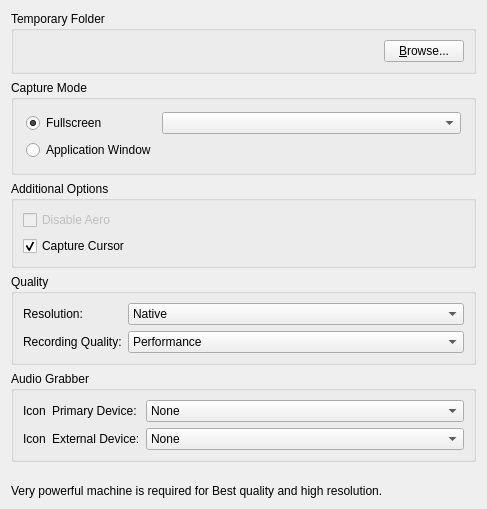
<?xml version="1.0" encoding="UTF-8"?>
<ui version="4.0">
 <class>RecordingSettings</class>
 <widget class="QWidget" name="RecordingSettings">
  <property name="geometry">
   <rect>
    <x>0</x>
    <y>0</y>
    <width>487</width>
    <height>509</height>
   </rect>
  </property>
  <property name="windowTitle">
   <string>Video Recording</string>
  </property>
  <layout class="QVBoxLayout" name="verticalLayout">
   <item>
    <widget class="QGroupBox" name="recordingFolderGroupBox">
     <property name="sizePolicy">
      <sizepolicy hsizetype="Preferred" vsizetype="Fixed">
       <horstretch>0</horstretch>
       <verstretch>0</verstretch>
      </sizepolicy>
     </property>
     <property name="title">
      <string>Temporary Folder</string>
     </property>
     <layout class="QHBoxLayout" name="horizontalLayout_6">
      <item>
       <widget class="QLabel" name="recordingFolderLabel">
        <property name="text">
         <string/>
        </property>
       </widget>
      </item>
      <item>
       <widget class="QPushButton" name="browseRecordingFolderButton">
        <property name="sizePolicy">
         <sizepolicy hsizetype="Fixed" vsizetype="Fixed">
          <horstretch>0</horstretch>
          <verstretch>0</verstretch>
         </sizepolicy>
        </property>
        <property name="text">
         <string>&amp;Browse...</string>
        </property>
       </widget>
      </item>
     </layout>
    </widget>
   </item>
   <item>
    <widget class="QGroupBox" name="captureModeGroupBox">
     <property name="title">
      <string>Capture Mode</string>
     </property>
     <layout class="QGridLayout" name="gridLayout" columnstretch="0,1">
      <property name="margin">
       <number>12</number>
      </property>
      <item row="0" column="0">
       <widget class="QRadioButton" name="fullscreenButton">
        <property name="toolTip">
         <string comment="Grabs video from entire screen"/>
        </property>
        <property name="statusTip">
         <string/>
        </property>
        <property name="text">
         <string>Fullscreen</string>
        </property>
        <property name="checked">
         <bool>true</bool>
        </property>
       </widget>
      </item>
      <item row="1" column="0">
       <widget class="QRadioButton" name="windowButton">
        <property name="toolTip">
         <string comment="Grabs Eve window"/>
        </property>
        <property name="text">
         <string>Application Window</string>
        </property>
       </widget>
      </item>
      <item row="0" column="1">
       <widget class="QComboBox" name="screenComboBox">
        <property name="toolTip">
         <string comment="Use this to change grabbed screen"/>
        </property>
        <property name="statusTip">
         <string/>
        </property>
       </widget>
      </item>
     </layout>
    </widget>
   </item>
   <item>
    <widget class="QGroupBox" name="additionalGroupBox">
     <property name="title">
      <string>Additional Options</string>
     </property>
     <layout class="QVBoxLayout" name="verticalLayout_3">
      <item>
       <widget class="QCheckBox" name="disableAeroCheckBox">
        <property name="enabled">
         <bool>false</bool>
        </property>
        <property name="text">
         <string>Disable Aero</string>
        </property>
       </widget>
      </item>
      <item>
       <widget class="QCheckBox" name="captureCursorCheckBox">
        <property name="text">
         <string>Capture Cursor</string>
        </property>
        <property name="checked">
         <bool>true</bool>
        </property>
       </widget>
      </item>
     </layout>
    </widget>
   </item>
   <item>
    <widget class="QGroupBox" name="qualityGroupBox">
     <property name="title">
      <string>Quality</string>
     </property>
     <layout class="QFormLayout" name="formLayout_2">
      <property name="fieldGrowthPolicy">
       <enum>QFormLayout::AllNonFixedFieldsGrow</enum>
      </property>
      <item row="0" column="0">
       <widget class="QLabel" name="resoulitionLabel">
        <property name="text">
         <string>Resolution:</string>
        </property>
        <property name="alignment">
         <set>Qt::AlignLeading|Qt::AlignLeft|Qt::AlignVCenter</set>
        </property>
       </widget>
      </item>
      <item row="0" column="1">
       <widget class="QComboBox" name="resolutionComboBox">
        <property name="sizePolicy">
         <sizepolicy hsizetype="Preferred" vsizetype="Fixed">
          <horstretch>0</horstretch>
          <verstretch>0</verstretch>
         </sizepolicy>
        </property>
        <property name="toolTip">
         <string comment="Use this to change output video resolution"/>
        </property>
        <property name="currentIndex">
         <number>0</number>
        </property>
        <item>
         <property name="text">
          <string>Native</string>
         </property>
        </item>
        <item>
         <property name="text">
          <string>Quarter Native</string>
         </property>
        </item>
        <item>
         <property name="text">
          <string>1920x1080</string>
         </property>
        </item>
        <item>
         <property name="text">
          <string>1280x720</string>
         </property>
        </item>
        <item>
         <property name="text">
          <string>640x480</string>
         </property>
        </item>
        <item>
         <property name="text">
          <string>320x240</string>
         </property>
        </item>
       </widget>
      </item>
      <item row="1" column="0">
       <widget class="QLabel" name="qualityLabel">
        <property name="text">
         <string>Recording Quality:</string>
        </property>
        <property name="alignment">
         <set>Qt::AlignLeading|Qt::AlignLeft|Qt::AlignVCenter</set>
        </property>
       </widget>
      </item>
      <item row="1" column="1">
       <widget class="QComboBox" name="qualityComboBox">
        <property name="sizePolicy">
         <sizepolicy hsizetype="Preferred" vsizetype="Fixed">
          <horstretch>0</horstretch>
          <verstretch>0</verstretch>
         </sizepolicy>
        </property>
        <property name="toolTip">
         <string comment="Use this to set encoder quality"/>
        </property>
        <property name="currentIndex">
         <number>2</number>
        </property>
        <item>
         <property name="text">
          <string>Best</string>
         </property>
        </item>
        <item>
         <property name="text">
          <string>Average</string>
         </property>
        </item>
        <item>
         <property name="text">
          <string>Performance</string>
         </property>
        </item>
       </widget>
      </item>
     </layout>
    </widget>
   </item>
   <item>
    <widget class="QGroupBox" name="audioGroupBox">
     <property name="title">
      <string>Audio Grabber</string>
     </property>
     <layout class="QGridLayout" name="gridLayout_2" columnstretch="0,0,1">
      <item row="0" column="0">
       <widget class="QLabel" name="primaryDeviceIconLabel">
        <property name="sizePolicy">
         <sizepolicy hsizetype="Maximum" vsizetype="Maximum">
          <horstretch>0</horstretch>
          <verstretch>0</verstretch>
         </sizepolicy>
        </property>
        <property name="text">
         <string>Icon</string>
        </property>
       </widget>
      </item>
      <item row="0" column="1">
       <widget class="QLabel" name="primaryDeviceTextLabel">
        <property name="sizePolicy">
         <sizepolicy hsizetype="Minimum" vsizetype="Preferred">
          <horstretch>0</horstretch>
          <verstretch>0</verstretch>
         </sizepolicy>
        </property>
        <property name="minimumSize">
         <size>
          <width>0</width>
          <height>0</height>
         </size>
        </property>
        <property name="text">
         <string>Primary Device:</string>
        </property>
       </widget>
      </item>
      <item row="0" column="2">
       <widget class="QComboBox" name="primaryAudioDeviceComboBox">
        <property name="sizePolicy">
         <sizepolicy hsizetype="Preferred" vsizetype="Fixed">
          <horstretch>0</horstretch>
          <verstretch>0</verstretch>
         </sizepolicy>
        </property>
        <property name="toolTip">
         <string comment="Use this to select audio device"/>
        </property>
        <item>
         <property name="text">
          <string>None</string>
         </property>
        </item>
       </widget>
      </item>
      <item row="1" column="0">
       <widget class="QLabel" name="secondaryDeviceIconLabel">
        <property name="sizePolicy">
         <sizepolicy hsizetype="Maximum" vsizetype="Maximum">
          <horstretch>0</horstretch>
          <verstretch>0</verstretch>
         </sizepolicy>
        </property>
        <property name="text">
         <string>Icon</string>
        </property>
       </widget>
      </item>
      <item row="1" column="1">
       <widget class="QLabel" name="secondaryDeviceTextLabel">
        <property name="sizePolicy">
         <sizepolicy hsizetype="Minimum" vsizetype="Preferred">
          <horstretch>0</horstretch>
          <verstretch>0</verstretch>
         </sizepolicy>
        </property>
        <property name="minimumSize">
         <size>
          <width>0</width>
          <height>0</height>
         </size>
        </property>
        <property name="text">
         <string>External Device:</string>
        </property>
       </widget>
      </item>
      <item row="1" column="2">
       <widget class="QComboBox" name="secondaryAudioDeviceComboBox">
        <property name="sizePolicy">
         <sizepolicy hsizetype="Preferred" vsizetype="Fixed">
          <horstretch>0</horstretch>
          <verstretch>0</verstretch>
         </sizepolicy>
        </property>
        <item>
         <property name="text">
          <string>None</string>
         </property>
        </item>
       </widget>
      </item>
     </layout>
    </widget>
   </item>
   <item>
    <spacer name="verticalSpacer">
     <property name="orientation">
      <enum>Qt::Vertical</enum>
     </property>
     <property name="sizeHint" stdset="0">
      <size>
       <width>20</width>
       <height>40</height>
      </size>
     </property>
    </spacer>
   </item>
   <item>
    <widget class="QLabel" name="recordingWarningLabel">
     <property name="text">
      <string>Very powerful machine is required for Best quality and high resolution.</string>
     </property>
    </widget>
   </item>
  </layout>
 </widget>
 <resources/>
 <connections/>
</ui>
